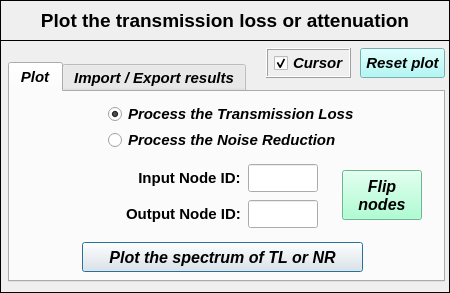
<?xml version="1.0" encoding="UTF-8"?>
<ui version="4.0">
 <class>Dialog</class>
 <widget class="QDialog" name="Dialog">
  <property name="windowModality">
   <enum>Qt::NonModal</enum>
  </property>
  <property name="geometry">
   <rect>
    <x>0</x>
    <y>0</y>
    <width>450</width>
    <height>293</height>
   </rect>
  </property>
  <property name="sizePolicy">
   <sizepolicy hsizetype="Fixed" vsizetype="Expanding">
    <horstretch>0</horstretch>
    <verstretch>0</verstretch>
   </sizepolicy>
  </property>
  <property name="minimumSize">
   <size>
    <width>450</width>
    <height>293</height>
   </size>
  </property>
  <property name="maximumSize">
   <size>
    <width>450</width>
    <height>293</height>
   </size>
  </property>
  <property name="contextMenuPolicy">
   <enum>Qt::DefaultContextMenu</enum>
  </property>
  <property name="windowTitle">
   <string>Plot Transmission Loss or Noise Reduction</string>
  </property>
  <property name="windowIcon">
   <iconset>
    <normaloff>../../../../../../Downloads/load - Copia.png</normaloff>../../../../../../Downloads/load - Copia.png</iconset>
  </property>
  <property name="whatsThis">
   <string/>
  </property>
  <widget class="QFrame" name="frame">
   <property name="geometry">
    <rect>
     <x>0</x>
     <y>0</y>
     <width>450</width>
     <height>41</height>
    </rect>
   </property>
   <property name="minimumSize">
    <size>
     <width>450</width>
     <height>0</height>
    </size>
   </property>
   <property name="frameShape">
    <enum>QFrame::Box</enum>
   </property>
   <property name="frameShadow">
    <enum>QFrame::Plain</enum>
   </property>
   <property name="lineWidth">
    <number>1</number>
   </property>
   <widget class="QLabel" name="Title">
    <property name="geometry">
     <rect>
      <x>20</x>
      <y>6</y>
      <width>410</width>
      <height>30</height>
     </rect>
    </property>
    <property name="minimumSize">
     <size>
      <width>410</width>
      <height>30</height>
     </size>
    </property>
    <property name="maximumSize">
     <size>
      <width>410</width>
      <height>30</height>
     </size>
    </property>
    <property name="font">
     <font>
      <family>Arial</family>
      <pointsize>14</pointsize>
      <weight>75</weight>
      <italic>false</italic>
      <bold>true</bold>
     </font>
    </property>
    <property name="text">
     <string>&lt;html&gt;&lt;head/&gt;&lt;body&gt;&lt;p align=&quot;center&quot;&gt;Plot the transmission loss or attenuation&lt;/p&gt;&lt;/body&gt;&lt;/html&gt;</string>
    </property>
    <property name="textFormat">
     <enum>Qt::AutoText</enum>
    </property>
    <property name="alignment">
     <set>Qt::AlignCenter</set>
    </property>
   </widget>
  </widget>
  <widget class="QFrame" name="frame_2">
   <property name="geometry">
    <rect>
     <x>0</x>
     <y>40</y>
     <width>450</width>
     <height>253</height>
    </rect>
   </property>
   <property name="minimumSize">
    <size>
     <width>450</width>
     <height>0</height>
    </size>
   </property>
   <property name="frameShape">
    <enum>QFrame::Box</enum>
   </property>
   <property name="frameShadow">
    <enum>QFrame::Plain</enum>
   </property>
   <widget class="QTabWidget" name="tabWidget_plot_results">
    <property name="geometry">
     <rect>
      <x>8</x>
      <y>22</y>
      <width>437</width>
      <height>220</height>
     </rect>
    </property>
    <property name="minimumSize">
     <size>
      <width>430</width>
      <height>220</height>
     </size>
    </property>
    <property name="maximumSize">
     <size>
      <width>440</width>
      <height>220</height>
     </size>
    </property>
    <property name="font">
     <font>
      <family>Arial</family>
      <pointsize>11</pointsize>
      <weight>75</weight>
      <italic>true</italic>
      <bold>true</bold>
     </font>
    </property>
    <property name="currentIndex">
     <number>0</number>
    </property>
    <widget class="QWidget" name="tab_plot">
     <attribute name="title">
      <string>Plot</string>
     </attribute>
     <widget class="QWidget" name="verticalLayoutWidget_4">
      <property name="geometry">
       <rect>
        <x>98</x>
        <y>12</y>
        <width>246</width>
        <height>48</height>
       </rect>
      </property>
      <layout class="QVBoxLayout" name="verticalLayout_4">
       <item>
        <widget class="QRadioButton" name="radioButton_TL">
         <property name="maximumSize">
          <size>
           <width>270</width>
           <height>20</height>
          </size>
         </property>
         <property name="font">
          <font>
           <family>Arial</family>
           <pointsize>11</pointsize>
           <weight>75</weight>
           <italic>true</italic>
           <bold>true</bold>
          </font>
         </property>
         <property name="text">
          <string>Process the Transmission Loss</string>
         </property>
         <property name="iconSize">
          <size>
           <width>30</width>
           <height>30</height>
          </size>
         </property>
         <property name="checked">
          <bool>true</bool>
         </property>
        </widget>
       </item>
       <item>
        <widget class="QRadioButton" name="radioButton_NR">
         <property name="maximumSize">
          <size>
           <width>270</width>
           <height>20</height>
          </size>
         </property>
         <property name="font">
          <font>
           <family>Arial</family>
           <pointsize>11</pointsize>
           <weight>75</weight>
           <italic>true</italic>
           <bold>true</bold>
          </font>
         </property>
         <property name="text">
          <string>Process the Noise Reduction</string>
         </property>
         <property name="checked">
          <bool>false</bool>
         </property>
        </widget>
       </item>
      </layout>
     </widget>
     <widget class="QWidget" name="formLayoutWidget">
      <property name="geometry">
       <rect>
        <x>116</x>
        <y>70</y>
        <width>193</width>
        <height>68</height>
       </rect>
      </property>
      <layout class="QGridLayout" name="gridLayout">
       <property name="horizontalSpacing">
        <number>7</number>
       </property>
       <property name="verticalSpacing">
        <number>6</number>
       </property>
       <item row="0" column="0" alignment="Qt::AlignRight">
        <widget class="QLabel" name="Input_NodeID">
         <property name="minimumSize">
          <size>
           <width>0</width>
           <height>28</height>
          </size>
         </property>
         <property name="maximumSize">
          <size>
           <width>16777215</width>
           <height>28</height>
          </size>
         </property>
         <property name="font">
          <font>
           <family>Arial</family>
           <pointsize>11</pointsize>
           <weight>75</weight>
           <italic>false</italic>
           <bold>true</bold>
          </font>
         </property>
         <property name="text">
          <string>Input Node ID:</string>
         </property>
         <property name="alignment">
          <set>Qt::AlignCenter</set>
         </property>
        </widget>
       </item>
       <item row="0" column="1" alignment="Qt::AlignHCenter">
        <widget class="QLineEdit" name="lineEdit_inputNodeID">
         <property name="minimumSize">
          <size>
           <width>70</width>
           <height>28</height>
          </size>
         </property>
         <property name="maximumSize">
          <size>
           <width>70</width>
           <height>28</height>
          </size>
         </property>
         <property name="font">
          <font>
           <family>Arial</family>
           <pointsize>11</pointsize>
           <weight>75</weight>
           <italic>true</italic>
           <bold>true</bold>
          </font>
         </property>
         <property name="layoutDirection">
          <enum>Qt::LeftToRight</enum>
         </property>
         <property name="styleSheet">
          <string notr="true">color: rgb(0, 0, 255);</string>
         </property>
         <property name="alignment">
          <set>Qt::AlignCenter</set>
         </property>
        </widget>
       </item>
       <item row="1" column="0" alignment="Qt::AlignRight">
        <widget class="QLabel" name="Output_NodeID">
         <property name="minimumSize">
          <size>
           <width>0</width>
           <height>28</height>
          </size>
         </property>
         <property name="maximumSize">
          <size>
           <width>16777215</width>
           <height>28</height>
          </size>
         </property>
         <property name="font">
          <font>
           <family>Arial</family>
           <pointsize>11</pointsize>
           <weight>75</weight>
           <italic>false</italic>
           <bold>true</bold>
          </font>
         </property>
         <property name="text">
          <string>Output Node ID:</string>
         </property>
         <property name="alignment">
          <set>Qt::AlignCenter</set>
         </property>
        </widget>
       </item>
       <item row="1" column="1" alignment="Qt::AlignHCenter">
        <widget class="QLineEdit" name="lineEdit_outputNodeID">
         <property name="minimumSize">
          <size>
           <width>70</width>
           <height>28</height>
          </size>
         </property>
         <property name="maximumSize">
          <size>
           <width>70</width>
           <height>28</height>
          </size>
         </property>
         <property name="font">
          <font>
           <family>Arial</family>
           <pointsize>11</pointsize>
           <weight>75</weight>
           <italic>true</italic>
           <bold>true</bold>
          </font>
         </property>
         <property name="layoutDirection">
          <enum>Qt::LeftToRight</enum>
         </property>
         <property name="styleSheet">
          <string notr="true">color: rgb(0, 0, 255);</string>
         </property>
         <property name="alignment">
          <set>Qt::AlignCenter</set>
         </property>
        </widget>
       </item>
      </layout>
     </widget>
     <widget class="QPushButton" name="pushButton">
      <property name="geometry">
       <rect>
        <x>72</x>
        <y>150</y>
        <width>281</width>
        <height>30</height>
       </rect>
      </property>
      <property name="minimumSize">
       <size>
        <width>281</width>
        <height>30</height>
       </size>
      </property>
      <property name="maximumSize">
       <size>
        <width>281</width>
        <height>30</height>
       </size>
      </property>
      <property name="font">
       <font>
        <family>Arial</family>
        <pointsize>12</pointsize>
        <weight>75</weight>
        <italic>true</italic>
        <bold>true</bold>
       </font>
      </property>
      <property name="text">
       <string>Plot the spectrum of TL or NR</string>
      </property>
     </widget>
     <widget class="QPushButton" name="pushButton_flipNodes">
      <property name="geometry">
       <rect>
        <x>332</x>
        <y>78</y>
        <width>80</width>
        <height>50</height>
       </rect>
      </property>
      <property name="minimumSize">
       <size>
        <width>80</width>
        <height>50</height>
       </size>
      </property>
      <property name="maximumSize">
       <size>
        <width>80</width>
        <height>50</height>
       </size>
      </property>
      <property name="font">
       <font>
        <family>Arial</family>
        <pointsize>12</pointsize>
        <weight>75</weight>
        <italic>true</italic>
        <bold>true</bold>
       </font>
      </property>
      <property name="styleSheet">
       <string notr="true">background-color: rgb(150, 255, 200);</string>
      </property>
      <property name="text">
       <string>Flip 
nodes</string>
      </property>
     </widget>
    </widget>
    <widget class="QWidget" name="tab_export_import">
     <attribute name="title">
      <string>Import / Export results</string>
     </attribute>
     <widget class="QTabWidget" name="tabWidget_2">
      <property name="geometry">
       <rect>
        <x>4</x>
        <y>10</y>
        <width>425</width>
        <height>172</height>
       </rect>
      </property>
      <property name="sizePolicy">
       <sizepolicy hsizetype="Expanding" vsizetype="Expanding">
        <horstretch>0</horstretch>
        <verstretch>0</verstretch>
       </sizepolicy>
      </property>
      <property name="minimumSize">
       <size>
        <width>425</width>
        <height>172</height>
       </size>
      </property>
      <property name="maximumSize">
       <size>
        <width>425</width>
        <height>172</height>
       </size>
      </property>
      <property name="font">
       <font>
        <family>Arial</family>
        <pointsize>11</pointsize>
        <weight>75</weight>
        <italic>true</italic>
        <bold>true</bold>
       </font>
      </property>
      <property name="currentIndex">
       <number>0</number>
      </property>
      <widget class="QWidget" name="tab_3">
       <attribute name="title">
        <string>Export</string>
       </attribute>
       <widget class="QToolButton" name="toolButton_ExportResults">
        <property name="geometry">
         <rect>
          <x>134</x>
          <y>100</y>
          <width>152</width>
          <height>30</height>
         </rect>
        </property>
        <property name="minimumSize">
         <size>
          <width>152</width>
          <height>30</height>
         </size>
        </property>
        <property name="maximumSize">
         <size>
          <width>152</width>
          <height>30</height>
         </size>
        </property>
        <property name="sizeIncrement">
         <size>
          <width>0</width>
          <height>0</height>
         </size>
        </property>
        <property name="font">
         <font>
          <family>Arial</family>
          <pointsize>12</pointsize>
          <weight>75</weight>
          <italic>true</italic>
          <bold>true</bold>
         </font>
        </property>
        <property name="text">
         <string>Export results</string>
        </property>
       </widget>
       <widget class="QLineEdit" name="lineEdit_SaveResultsPath">
        <property name="geometry">
         <rect>
          <x>126</x>
          <y>58</y>
          <width>221</width>
          <height>25</height>
         </rect>
        </property>
        <property name="minimumSize">
         <size>
          <width>0</width>
          <height>25</height>
         </size>
        </property>
        <property name="maximumSize">
         <size>
          <width>16777215</width>
          <height>25</height>
         </size>
        </property>
        <property name="font">
         <font>
          <pointsize>8</pointsize>
          <weight>50</weight>
          <italic>true</italic>
          <bold>false</bold>
         </font>
        </property>
        <property name="layoutDirection">
         <enum>Qt::LeftToRight</enum>
        </property>
        <property name="alignment">
         <set>Qt::AlignCenter</set>
        </property>
       </widget>
       <widget class="QToolButton" name="toolButton_ChooseFolderExport">
        <property name="geometry">
         <rect>
          <x>350</x>
          <y>58</y>
          <width>65</width>
          <height>25</height>
         </rect>
        </property>
        <property name="minimumSize">
         <size>
          <width>65</width>
          <height>25</height>
         </size>
        </property>
        <property name="maximumSize">
         <size>
          <width>65</width>
          <height>25</height>
         </size>
        </property>
        <property name="font">
         <font>
          <family>Arial</family>
          <pointsize>11</pointsize>
          <weight>75</weight>
          <italic>true</italic>
          <bold>true</bold>
         </font>
        </property>
        <property name="text">
         <string>Search</string>
        </property>
       </widget>
       <widget class="QLineEdit" name="lineEdit_FileName">
        <property name="geometry">
         <rect>
          <x>126</x>
          <y>16</y>
          <width>221</width>
          <height>25</height>
         </rect>
        </property>
        <property name="minimumSize">
         <size>
          <width>0</width>
          <height>25</height>
         </size>
        </property>
        <property name="maximumSize">
         <size>
          <width>16777215</width>
          <height>25</height>
         </size>
        </property>
        <property name="font">
         <font>
          <pointsize>10</pointsize>
          <weight>75</weight>
          <italic>true</italic>
          <bold>true</bold>
         </font>
        </property>
        <property name="layoutDirection">
         <enum>Qt::LeftToRight</enum>
        </property>
        <property name="text">
         <string/>
        </property>
        <property name="alignment">
         <set>Qt::AlignCenter</set>
        </property>
       </widget>
       <widget class="QLabel" name="label_6">
        <property name="geometry">
         <rect>
          <x>2</x>
          <y>16</y>
          <width>120</width>
          <height>25</height>
         </rect>
        </property>
        <property name="minimumSize">
         <size>
          <width>120</width>
          <height>25</height>
         </size>
        </property>
        <property name="maximumSize">
         <size>
          <width>120</width>
          <height>25</height>
         </size>
        </property>
        <property name="font">
         <font>
          <family>Arial</family>
          <pointsize>11</pointsize>
          <weight>75</weight>
          <italic>false</italic>
          <bold>true</bold>
         </font>
        </property>
        <property name="text">
         <string>Insert a name:</string>
        </property>
        <property name="scaledContents">
         <bool>false</bool>
        </property>
        <property name="alignment">
         <set>Qt::AlignRight|Qt::AlignTrailing|Qt::AlignVCenter</set>
        </property>
       </widget>
       <widget class="QLabel" name="label_5">
        <property name="geometry">
         <rect>
          <x>2</x>
          <y>58</y>
          <width>120</width>
          <height>25</height>
         </rect>
        </property>
        <property name="minimumSize">
         <size>
          <width>120</width>
          <height>25</height>
         </size>
        </property>
        <property name="maximumSize">
         <size>
          <width>120</width>
          <height>25</height>
         </size>
        </property>
        <property name="font">
         <font>
          <family>Arial</family>
          <pointsize>11</pointsize>
          <weight>75</weight>
          <italic>false</italic>
          <bold>true</bold>
         </font>
        </property>
        <property name="text">
         <string>Choose a folder:</string>
        </property>
        <property name="alignment">
         <set>Qt::AlignRight|Qt::AlignTrailing|Qt::AlignVCenter</set>
        </property>
       </widget>
      </widget>
      <widget class="QWidget" name="tab_4">
       <attribute name="title">
        <string>Import</string>
       </attribute>
       <widget class="QPushButton" name="pushButton_AddImportedPlot">
        <property name="geometry">
         <rect>
          <x>54</x>
          <y>100</y>
          <width>306</width>
          <height>30</height>
         </rect>
        </property>
        <property name="font">
         <font>
          <family>Arial</family>
          <pointsize>12</pointsize>
          <weight>75</weight>
          <italic>true</italic>
          <bold>true</bold>
         </font>
        </property>
        <property name="text">
         <string>Add imported results to the main plot</string>
        </property>
       </widget>
       <widget class="QSpinBox" name="spinBox">
        <property name="geometry">
         <rect>
          <x>254</x>
          <y>58</y>
          <width>42</width>
          <height>25</height>
         </rect>
        </property>
        <property name="minimumSize">
         <size>
          <width>0</width>
          <height>25</height>
         </size>
        </property>
        <property name="maximumSize">
         <size>
          <width>16777215</width>
          <height>25</height>
         </size>
        </property>
        <property name="maximum">
         <number>10</number>
        </property>
       </widget>
       <widget class="QLabel" name="label_9">
        <property name="geometry">
         <rect>
          <x>93</x>
          <y>58</y>
          <width>160</width>
          <height>25</height>
         </rect>
        </property>
        <property name="minimumSize">
         <size>
          <width>160</width>
          <height>25</height>
         </size>
        </property>
        <property name="maximumSize">
         <size>
          <width>160</width>
          <height>25</height>
         </size>
        </property>
        <property name="font">
         <font>
          <family>Arial</family>
          <pointsize>11</pointsize>
          <weight>75</weight>
          <italic>false</italic>
          <bold>true</bold>
         </font>
        </property>
        <property name="text">
         <string>Header rows to skip:</string>
        </property>
        <property name="alignment">
         <set>Qt::AlignCenter</set>
        </property>
       </widget>
       <widget class="QLabel" name="label_4">
        <property name="geometry">
         <rect>
          <x>12</x>
          <y>16</y>
          <width>100</width>
          <height>25</height>
         </rect>
        </property>
        <property name="minimumSize">
         <size>
          <width>100</width>
          <height>25</height>
         </size>
        </property>
        <property name="maximumSize">
         <size>
          <width>100</width>
          <height>25</height>
         </size>
        </property>
        <property name="font">
         <font>
          <family>Arial</family>
          <pointsize>11</pointsize>
          <weight>75</weight>
          <italic>false</italic>
          <bold>true</bold>
         </font>
        </property>
        <property name="text">
         <string>Load results:</string>
        </property>
        <property name="alignment">
         <set>Qt::AlignCenter</set>
        </property>
       </widget>
       <widget class="QLineEdit" name="lineEdit_ImportResultsPath">
        <property name="geometry">
         <rect>
          <x>112</x>
          <y>16</y>
          <width>229</width>
          <height>25</height>
         </rect>
        </property>
        <property name="minimumSize">
         <size>
          <width>0</width>
          <height>25</height>
         </size>
        </property>
        <property name="maximumSize">
         <size>
          <width>16777215</width>
          <height>25</height>
         </size>
        </property>
        <property name="font">
         <font>
          <pointsize>8</pointsize>
          <weight>50</weight>
          <italic>true</italic>
          <bold>false</bold>
         </font>
        </property>
        <property name="layoutDirection">
         <enum>Qt::LeftToRight</enum>
        </property>
        <property name="alignment">
         <set>Qt::AlignCenter</set>
        </property>
       </widget>
       <widget class="QToolButton" name="toolButton_ChooseFolderImport">
        <property name="geometry">
         <rect>
          <x>344</x>
          <y>16</y>
          <width>60</width>
          <height>25</height>
         </rect>
        </property>
        <property name="maximumSize">
         <size>
          <width>60</width>
          <height>16777215</height>
         </size>
        </property>
        <property name="font">
         <font>
          <family>Arial</family>
          <pointsize>11</pointsize>
          <weight>75</weight>
          <italic>true</italic>
          <bold>true</bold>
         </font>
        </property>
        <property name="text">
         <string>Search</string>
        </property>
       </widget>
      </widget>
     </widget>
    </widget>
   </widget>
   <widget class="QToolButton" name="toolButton_ResetPlot">
    <property name="geometry">
     <rect>
      <x>360</x>
      <y>8</y>
      <width>85</width>
      <height>30</height>
     </rect>
    </property>
    <property name="minimumSize">
     <size>
      <width>85</width>
      <height>30</height>
     </size>
    </property>
    <property name="maximumSize">
     <size>
      <width>85</width>
      <height>30</height>
     </size>
    </property>
    <property name="font">
     <font>
      <family>Arial</family>
      <pointsize>11</pointsize>
      <weight>75</weight>
      <italic>true</italic>
      <bold>true</bold>
     </font>
    </property>
    <property name="styleSheet">
     <string notr="true">background-color: rgb(159, 247, 245);</string>
    </property>
    <property name="text">
     <string>Reset plot</string>
    </property>
   </widget>
   <widget class="QFrame" name="frame_6">
    <property name="geometry">
     <rect>
      <x>266</x>
      <y>8</y>
      <width>85</width>
      <height>30</height>
     </rect>
    </property>
    <property name="minimumSize">
     <size>
      <width>0</width>
      <height>30</height>
     </size>
    </property>
    <property name="maximumSize">
     <size>
      <width>16777215</width>
      <height>30</height>
     </size>
    </property>
    <property name="sizeIncrement">
     <size>
      <width>0</width>
      <height>110</height>
     </size>
    </property>
    <property name="frameShape">
     <enum>QFrame::Box</enum>
    </property>
    <property name="frameShadow">
     <enum>QFrame::Raised</enum>
    </property>
    <widget class="QCheckBox" name="checkBox_cursor">
     <property name="geometry">
      <rect>
       <x>8</x>
       <y>2</y>
       <width>75</width>
       <height>26</height>
      </rect>
     </property>
     <property name="font">
      <font>
       <family>Arial</family>
       <pointsize>11</pointsize>
       <weight>75</weight>
       <italic>true</italic>
       <bold>true</bold>
      </font>
     </property>
     <property name="text">
      <string>Cursor</string>
     </property>
     <property name="checked">
      <bool>true</bool>
     </property>
    </widget>
   </widget>
  </widget>
 </widget>
 <resources/>
 <connections/>
</ui>
